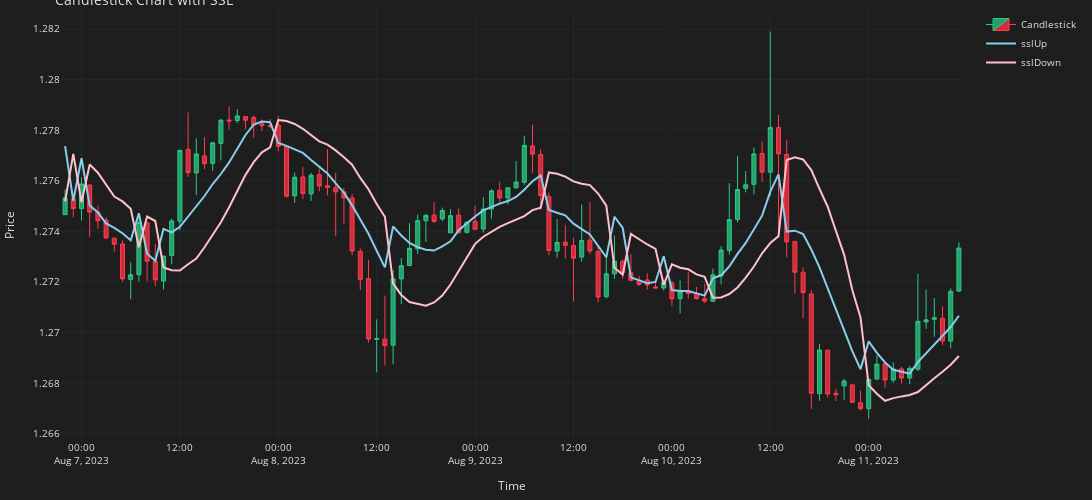

Write notebook code for a chart like this one.
### Code cell
fig_ssl = go.Figure()

fig_ssl.add_trace(go.Candlestick(x=sig['Time'],
                             open=sig['Open'],
                             high=sig['High'],
                             low=sig['Low'],
                             close=sig['Close'],
                             name='Candlestick',
                             line=dict(width=1),
                             opacity=1,
                             increasing_fillcolor='#24A06B',
                             decreasing_fillcolor="#CC2E3C",
                             increasing_line_color='#2EC886',
                             decreasing_line_color='#FF3A4C'))


fig_ssl.add_trace(go.Scatter(
    x=sig['Time'], 
    y=sig['sslUp'],
    name="sslUp",
    line=dict(color='skyblue')  # Setting the line color to sky blue
))

fig_ssl.add_trace(go.Scatter(
    x=sig['Time'], 
    y=sig['sslDown'],
    name="sslDown",
    line=dict(color='pink')  # Setting the line color to pink
))


fig_ssl.update_layout(width=1500,height=500,
    margin=dict(l=10,r=10,b=10,t=10),
    font=dict(size=10,color="#e1e1e1"),
    paper_bgcolor="#1e1e1e",
    plot_bgcolor="#1e1e1e")
fig_ssl.update_xaxes(
    gridcolor="#1f292f",
    showgrid=True,fixedrange=True,rangeslider=dict(visible=False)
)
fig_ssl.update_yaxes(
    gridcolor="#1f292f",
    showgrid=True)

fig_ssl.update_layout(title='Candlestick Chart with SSL',
                  xaxis_title='Time',
              yaxis_title='Price',)

fig_ssl.show()
